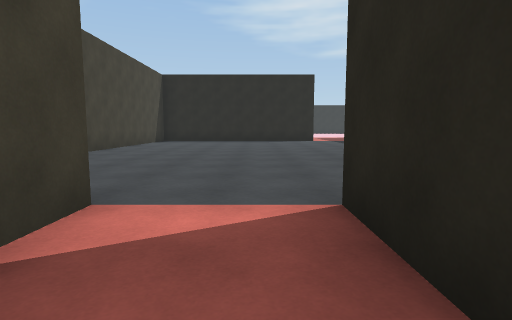
View 1 (above)

24 first-person views from a walk through a Unity game level. The camera is 1.2 m above the floor, tilts 6° down and sees 80° across. The floor is counted in squares, 2 m on a side. Each view is taken from the middle of a square. On the plan, view 1 faces up. The plan holds only what a view shows up to about 9 squares ahead; the rest is blank. The place goes on beyond the plan.

View 2
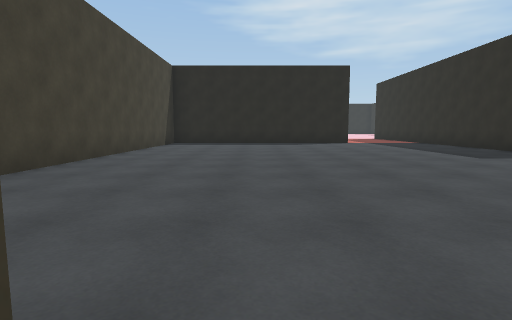

View 3
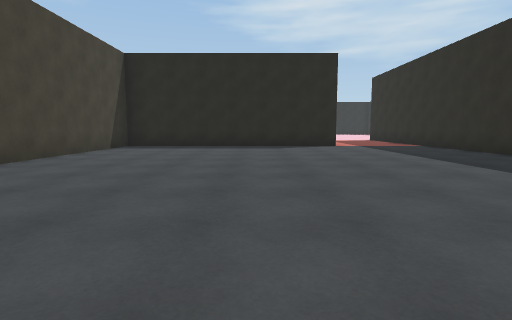

View 4
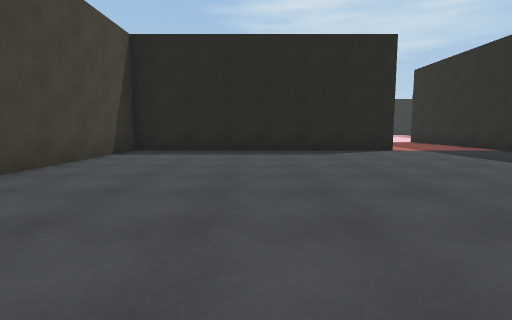

View 5
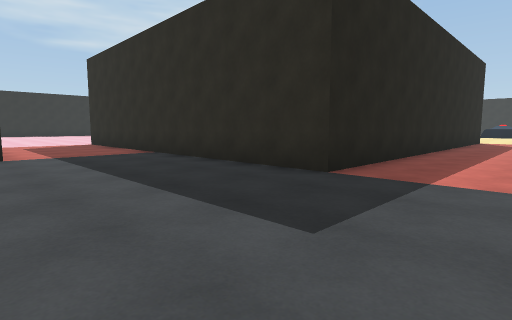

View 6
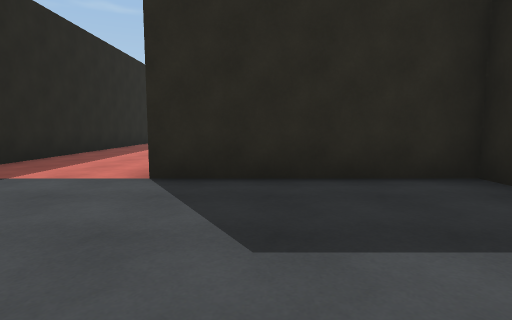

View 7
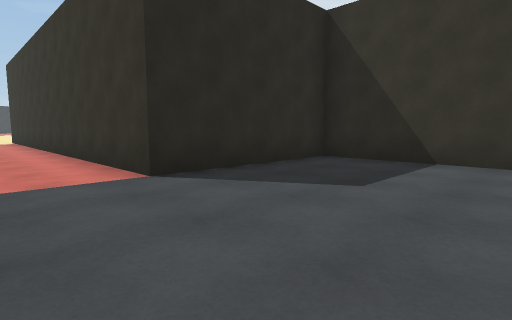

View 8
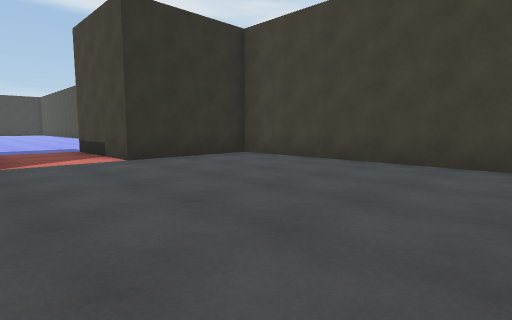

View 9
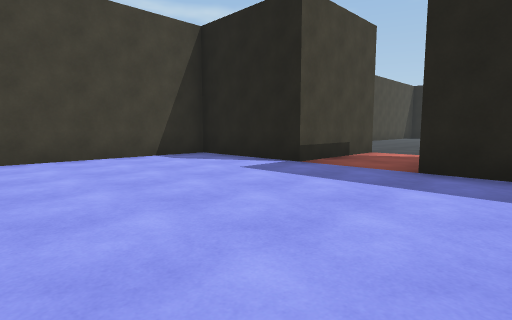

View 10
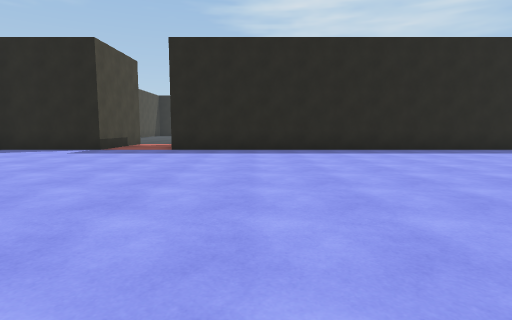

View 11
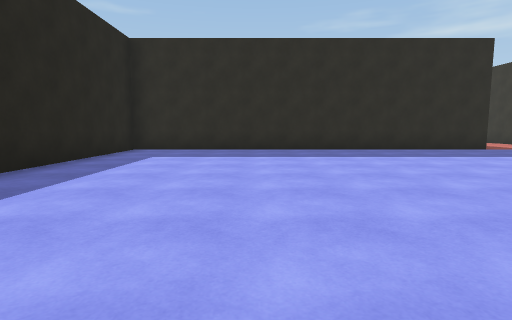

View 12
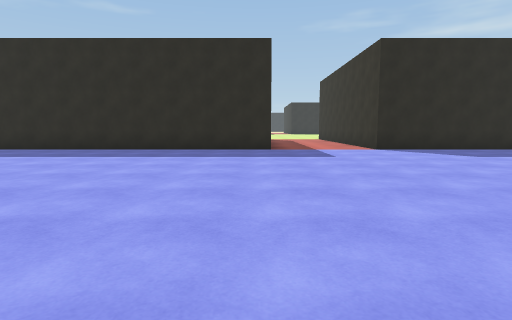

View 13
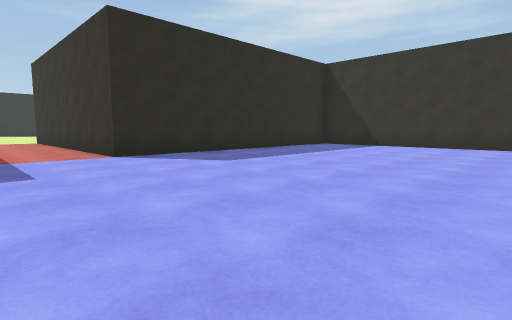

View 14
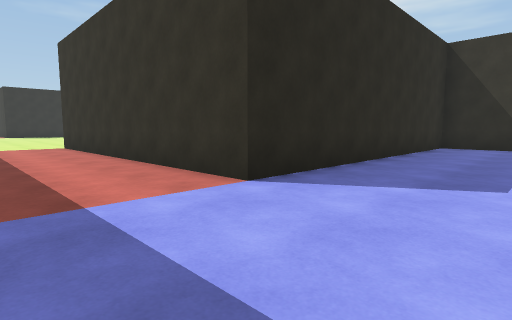

View 15
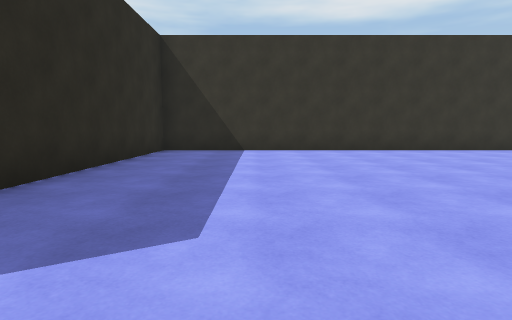

View 16
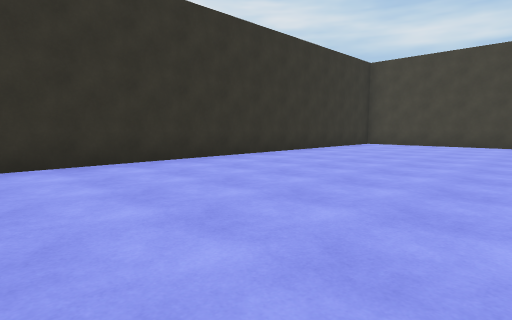

View 17
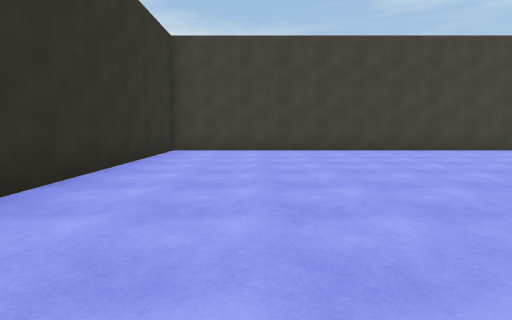

View 18
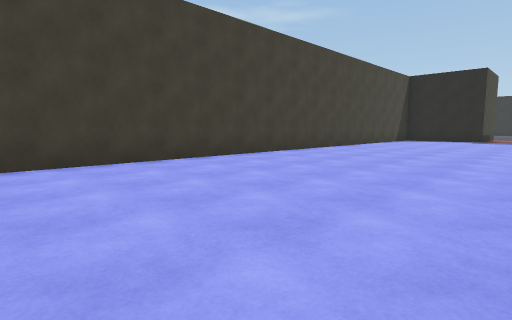

View 19
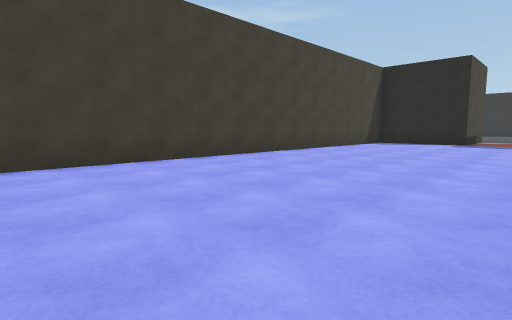

View 20
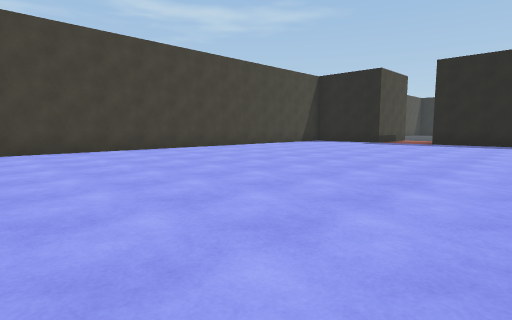

View 21
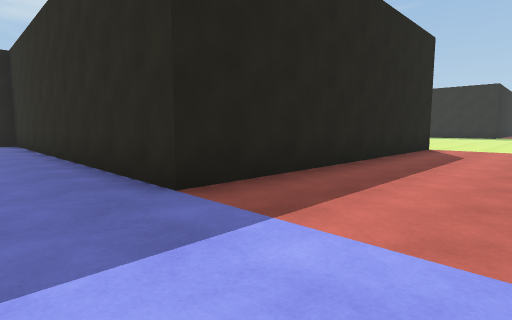

View 22
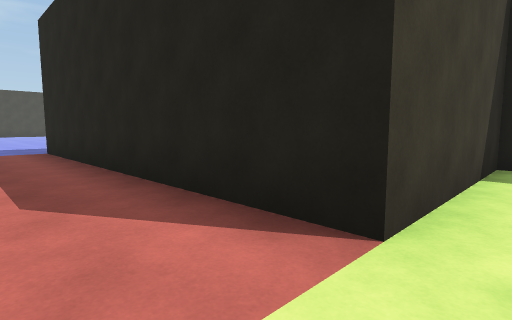

View 23
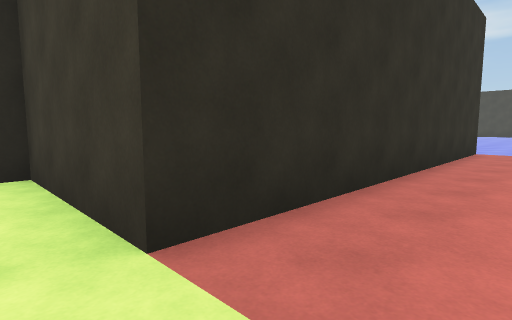

View 24
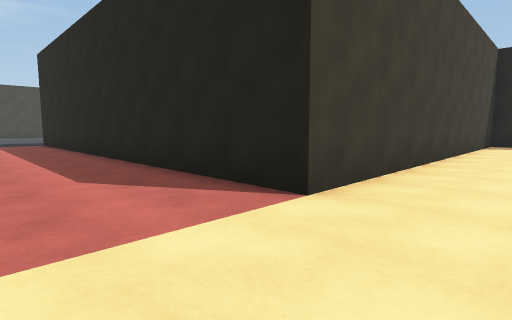

### Floor plan
Points are (right, up) in squares from view 1. A wall is a line through its corners. A room is listed if a view was taken in it or the views show most of it. See-through windows are left out.
Room 1 (views 1, 2, 9, 10, 11, 12, 13, 14, 15, 16, 17, 18, 19, 20, 21, 22, 23)
walls: (0.7, 0.8) (0.7, 2.4); (-1.3, 2.3) (-1.3, -0.6) (-4.2, -0.6) (-4.2, -21.2) (12.5, -21.2) (12.5, -13.4) (20.4, -13.4) (20.4, -16.3) (20.8, -16.3); (20.4, -6.4) (20.4, -10.4) (12.5, -10.4) (12.5, -0.6) (0.6, -0.6)
ways out: opening at (-0.5, 3) to room 2
Room 2 (views 3, 4, 5, 6, 7, 8, 24)
walls: (2.8, 14.1) (-4.2, 14.1) (-4.2, 2.3) (-1.3, 2.3); (2.4, 2.3) (5.6, 2.3) (5.6, 6.3) (13.1, 6.3); (16.4, 18.2) (16.4, 9.2) (5.6, 9.2) (5.6, 16.2)
ways out: opening at (-0.5, 3) to room 1

Where each view was taken, in squares from view 1:
view 1: 0 up, 0 right, facing up
view 2: 2 up, 1 left, facing up
view 3: 4 up, 0 right, facing up
view 4: 6 up, 1 left, facing up
view 5: 7 up, 2 right, facing up-right
view 6: 5 up, 2 right, facing right
view 7: 8 up, 2 right, facing down-right
view 8: 8 up, 1 right, facing down-left
view 9: 5 down, 2 right, facing up-left
view 10: 9 down, 3 right, facing up
view 11: 4 down, 4 right, facing right
view 12: 10 down, 4 right, facing right
view 13: 11 down, 6 right, facing down-right
view 14: 11 down, 10 right, facing down-right
view 15: 13 down, 10 right, facing down
view 16: 16 down, 7 right, facing down-left
view 17: 19 down, 4 right, facing left
view 18: 16 down, 1 right, facing up-left
view 19: 13 down, 1 right, facing up-left
view 20: 13 down, 4 right, facing up-left
view 21: 13 down, 11 right, facing up-right
view 22: 12 down, 21 right, facing up-left
view 23: 12 down, 21 right, facing down-left
view 24: 7 up, 18 right, facing up-left
